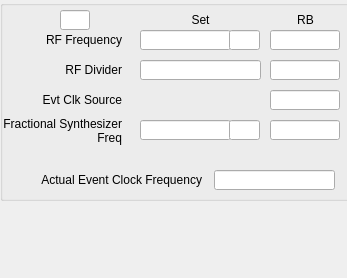
<?xml version="1.0" encoding="UTF-8"?>
<ui version="4.0">
 <class>Form</class>
 <widget class="QWidget" name="Form">
  <property name="geometry">
   <rect>
    <x>0</x>
    <y>0</y>
    <width>347</width>
    <height>278</height>
   </rect>
  </property>
  <property name="windowTitle">
   <string>Form</string>
  </property>
  <widget class="QGroupBox" name="groupBox">
   <property name="geometry">
    <rect>
     <x>0</x>
     <y>0</y>
     <width>351</width>
     <height>201</height>
    </rect>
   </property>
   <property name="title">
    <string/>
   </property>
   <widget class="caTextEntry" name="catextentry">
    <property name="geometry">
     <rect>
      <x>140</x>
      <y>30</y>
      <width>91</width>
      <height>20</height>
     </rect>
    </property>
    <property name="channel" stdset="0">
     <string notr="true">$(EVG):EvtClk-RFFreq-SP</string>
    </property>
    <property name="background">
     <color>
      <red>212</red>
      <green>219</green>
      <blue>157</blue>
     </color>
    </property>
    <property name="colorMode">
     <enum>caLineEdit::Alarm_Default</enum>
    </property>
   </widget>
   <widget class="QLabel" name="label_30">
    <property name="geometry">
     <rect>
      <x>140</x>
      <y>10</y>
      <width>121</width>
      <height>20</height>
     </rect>
    </property>
    <property name="text">
     <string>Set</string>
    </property>
    <property name="alignment">
     <set>Qt::AlignCenter</set>
    </property>
   </widget>
   <widget class="QLabel" name="label_29">
    <property name="geometry">
     <rect>
      <x>270</x>
      <y>10</y>
      <width>71</width>
      <height>20</height>
     </rect>
    </property>
    <property name="text">
     <string>RB</string>
    </property>
    <property name="alignment">
     <set>Qt::AlignCenter</set>
    </property>
   </widget>
   <widget class="caLineEdit" name="calineedit_8">
    <property name="geometry">
     <rect>
      <x>270</x>
      <y>30</y>
      <width>70</width>
      <height>20</height>
     </rect>
    </property>
    <property name="alignment">
     <set>Qt::AlignCenter</set>
    </property>
    <property name="channel" stdset="0">
     <string notr="true">$(EVG):EvtClk-RFFreq-RB</string>
    </property>
    <property name="colorMode">
     <enum>caLineEdit::Alarm_Default</enum>
    </property>
    <property name="unitsEnabled">
     <bool>true</bool>
    </property>
   </widget>
   <widget class="QLabel" name="label">
    <property name="geometry">
     <rect>
      <x>1</x>
      <y>30</y>
      <width>121</width>
      <height>20</height>
     </rect>
    </property>
    <property name="text">
     <string>RF Frequency</string>
    </property>
    <property name="alignment">
     <set>Qt::AlignRight|Qt::AlignTrailing|Qt::AlignVCenter</set>
    </property>
   </widget>
   <widget class="QLabel" name="label_2">
    <property name="geometry">
     <rect>
      <x>1</x>
      <y>60</y>
      <width>121</width>
      <height>20</height>
     </rect>
    </property>
    <property name="text">
     <string>RF Divider</string>
    </property>
    <property name="alignment">
     <set>Qt::AlignRight|Qt::AlignTrailing|Qt::AlignVCenter</set>
    </property>
   </widget>
   <widget class="caTextEntry" name="catextentry_2">
    <property name="geometry">
     <rect>
      <x>140</x>
      <y>60</y>
      <width>121</width>
      <height>20</height>
     </rect>
    </property>
    <property name="channel" stdset="0">
     <string notr="true">$(EVG):EvtClk-RFDiv-SP</string>
    </property>
    <property name="background">
     <color>
      <red>212</red>
      <green>219</green>
      <blue>157</blue>
     </color>
    </property>
    <property name="colorMode">
     <enum>caLineEdit::Alarm_Default</enum>
    </property>
   </widget>
   <widget class="caLineEdit" name="calineedit_9">
    <property name="geometry">
     <rect>
      <x>270</x>
      <y>60</y>
      <width>70</width>
      <height>20</height>
     </rect>
    </property>
    <property name="alignment">
     <set>Qt::AlignCenter</set>
    </property>
    <property name="channel" stdset="0">
     <string notr="true">$(EVG):EvtClk-RFDiv-RB</string>
    </property>
    <property name="colorMode">
     <enum>caLineEdit::Alarm_Default</enum>
    </property>
   </widget>
   <widget class="caChoice" name="cachoice">
    <property name="geometry">
     <rect>
      <x>140</x>
      <y>90</y>
      <width>121</width>
      <height>20</height>
     </rect>
    </property>
    <property name="toolTip">
     <string>Reverses the output polarity. When set, changes the output from normally low to normally high.</string>
    </property>
    <property name="channel" stdset="0">
     <string notr="true">$(EVG):EvtClk-Source-Sel</string>
    </property>
    <property name="foreground">
     <color>
      <red>0</red>
      <green>0</green>
      <blue>0</blue>
     </color>
    </property>
    <property name="background">
     <color>
      <red>212</red>
      <green>219</green>
      <blue>157</blue>
     </color>
    </property>
    <property name="bordercolor">
     <color>
      <red>0</red>
      <green>0</green>
      <blue>0</blue>
     </color>
    </property>
    <property name="colorMode">
     <enum>caChoice::Static</enum>
    </property>
    <property name="stackingMode" stdset="0">
     <enum>caChoice::Column</enum>
    </property>
    <property name="endBit">
     <number>1</number>
    </property>
   </widget>
   <widget class="QLabel" name="label_3">
    <property name="geometry">
     <rect>
      <x>1</x>
      <y>90</y>
      <width>121</width>
      <height>20</height>
     </rect>
    </property>
    <property name="text">
     <string>Evt Clk Source</string>
    </property>
    <property name="alignment">
     <set>Qt::AlignRight|Qt::AlignTrailing|Qt::AlignVCenter</set>
    </property>
   </widget>
   <widget class="caLineEdit" name="calineedit_11">
    <property name="geometry">
     <rect>
      <x>270</x>
      <y>90</y>
      <width>70</width>
      <height>20</height>
     </rect>
    </property>
    <property name="alignment">
     <set>Qt::AlignCenter</set>
    </property>
    <property name="channel" stdset="0">
     <string notr="true">$(EVG):EvtClk-Source-RB</string>
    </property>
   </widget>
   <widget class="QLabel" name="label_4">
    <property name="geometry">
     <rect>
      <x>1</x>
      <y>115</y>
      <width>121</width>
      <height>31</height>
     </rect>
    </property>
    <property name="text">
     <string>Fractional Synthesizer Freq</string>
    </property>
    <property name="alignment">
     <set>Qt::AlignRight|Qt::AlignTrailing|Qt::AlignVCenter</set>
    </property>
    <property name="wordWrap">
     <bool>true</bool>
    </property>
   </widget>
   <widget class="caLineEdit" name="calineedit_10">
    <property name="geometry">
     <rect>
      <x>270</x>
      <y>120</y>
      <width>70</width>
      <height>20</height>
     </rect>
    </property>
    <property name="alignment">
     <set>Qt::AlignCenter</set>
    </property>
    <property name="channel" stdset="0">
     <string notr="true">$(EVG):EvtClk-FracSynFreq-RB</string>
    </property>
    <property name="colorMode">
     <enum>caLineEdit::Alarm_Default</enum>
    </property>
    <property name="unitsEnabled">
     <bool>true</bool>
    </property>
   </widget>
   <widget class="caTextEntry" name="catextentry_3">
    <property name="geometry">
     <rect>
      <x>140</x>
      <y>120</y>
      <width>91</width>
      <height>20</height>
     </rect>
    </property>
    <property name="channel" stdset="0">
     <string notr="true">$(EVG):EvtClk-FracSynFreq-SP</string>
    </property>
    <property name="background">
     <color>
      <red>212</red>
      <green>219</green>
      <blue>157</blue>
     </color>
    </property>
    <property name="colorMode">
     <enum>caLineEdit::Alarm_Default</enum>
    </property>
   </widget>
   <widget class="QLabel" name="label_5">
    <property name="geometry">
     <rect>
      <x>1</x>
      <y>170</y>
      <width>201</width>
      <height>20</height>
     </rect>
    </property>
    <property name="text">
     <string>Actual Event Clock Frequency</string>
    </property>
    <property name="alignment">
     <set>Qt::AlignRight|Qt::AlignTrailing|Qt::AlignVCenter</set>
    </property>
   </widget>
   <widget class="caLineEdit" name="calineedit_12">
    <property name="geometry">
     <rect>
      <x>214</x>
      <y>170</y>
      <width>121</width>
      <height>20</height>
     </rect>
    </property>
    <property name="alignment">
     <set>Qt::AlignCenter</set>
    </property>
    <property name="channel" stdset="0">
     <string notr="true">$(EVG):EvtClk-Frequency-RB</string>
    </property>
    <property name="unitsEnabled">
     <bool>true</bool>
    </property>
   </widget>
   <widget class="caLineEdit" name="calineedit_13">
    <property name="geometry">
     <rect>
      <x>60</x>
      <y>10</y>
      <width>30</width>
      <height>20</height>
     </rect>
    </property>
    <property name="alignment">
     <set>Qt::AlignCenter</set>
    </property>
    <property name="channel" stdset="0">
     <string notr="true">$(EVG):EvtClk-Frequency-RB.EGU</string>
    </property>
   </widget>
   <widget class="caLineEdit" name="calineedit_14">
    <property name="geometry">
     <rect>
      <x>229</x>
      <y>30</y>
      <width>31</width>
      <height>20</height>
     </rect>
    </property>
    <property name="alignment">
     <set>Qt::AlignCenter</set>
    </property>
    <property name="channel" stdset="0">
     <string notr="true">$(EVG):EvtClk-RFFreq-SP.EGU</string>
    </property>
    <property name="unitsEnabled">
     <bool>true</bool>
    </property>
   </widget>
   <widget class="caLineEdit" name="calineedit_15">
    <property name="geometry">
     <rect>
      <x>229</x>
      <y>120</y>
      <width>31</width>
      <height>20</height>
     </rect>
    </property>
    <property name="alignment">
     <set>Qt::AlignCenter</set>
    </property>
    <property name="channel" stdset="0">
     <string notr="true">$(EVG):EvtClk-FracSynFreq-SP.EGU</string>
    </property>
    <property name="unitsEnabled">
     <bool>false</bool>
    </property>
   </widget>
  </widget>
 </widget>
 <customwidgets>
  <customwidget>
   <class>caChoice</class>
   <extends>QWidget</extends>
   <header>caChoice</header>
  </customwidget>
  <customwidget>
   <class>caTextEntry</class>
   <extends>caLineEdit</extends>
   <header>caTextEntry</header>
  </customwidget>
  <customwidget>
   <class>caLineEdit</class>
   <extends>QLineEdit</extends>
   <header>caLineEdit</header>
  </customwidget>
 </customwidgets>
 <resources/>
 <connections/>
</ui>
